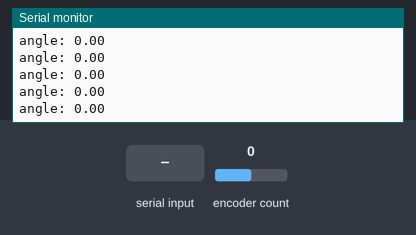
The sketch below on a simulated ATtiny85, built with avr-gcc and run on an emulated ATtiny85. Parts: the last lines printed to the serial monitor. The test bench sets the inputs (shaded band); at power-on: encoder count 0.

Above: at 1.2 s.
1.3 s: encoder count set to 1
At 1.9 s:
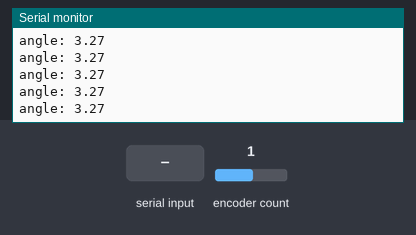
2.8 s: "5\n" received over Serial
5.8 s: encoder count set to 2
At 6.7 s:
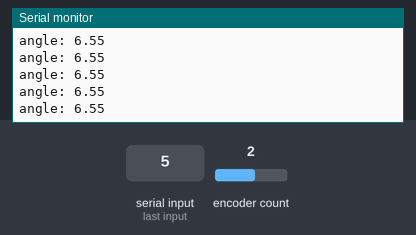
Timing chart, 0 to 6.8 s (numbered marks = the images above; inputs shaded):
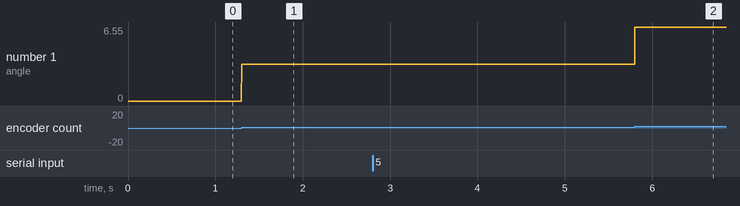

Measured:
- after the input at 1.3 s, the serial monitor: prints a new line at once (image 1)
- after the input at 5.8 s, the serial monitor: prints a new line at once (image 2)
- plotted number 1: 0 → 3.27 after the input at 1.3 s, 3.27 → 6.55 after the input at 5.8 s

The sketch:

group_14.ino
```cpp
#include <Encoder.h>
#include <PIDController.h>

//pins
#define counterClockWise 10
#define clockWise 11
#define enA 9
int encoderPin2 = 2;
int encoderPin3 = 3;

// PID constants
float kp = 1; //kp for PID control
float ki = 0.17; // ki for PID control
float kd = 0.22; // kd for PID control
float targetAngle = 0.0; // Target angle
float setpoint; // Current setpoint
double angle = 0.0; // Current angle


// Global variables
Encoder encoder(encoderPin2, encoderPin3); //reading encoder values
PIDController pidController; //  PID control

// Convert encoder ticks to degrees
float tick_to_deg(long tick) {
    return tick * 360.0 / 440.0; // normalized angle
}

void moveForward() { // move the stick counterClockWise
  digitalWrite(counterClockWise, HIGH);
  digitalWrite(clockWise, LOW);
}

void moveReverse() {// move the stick clockWise
  digitalWrite(counterClockWise, LOW);
  digitalWrite(clockWise, HIGH);
}

void getUserInput() { // Get user's input
  if (Serial.available() > 0) {
    float Input = Serial.parseFloat();
    Serial.read();
    setpoint = Input; // Assign the user input to the setpoint
    pidController.setpoint(setpoint);
  }
}

// Setup function
void setup() {
  // Initialize motor pins as output
  Serial.begin(9600);
  pinMode(enA, OUTPUT);
  pinMode(counterClockWise, OUTPUT);
  pinMode(clockWise, OUTPUT);
  pidController.begin(); // Initialize the PID controller
  pidController.limit(-180, 180); // Set the output limits of the PID controller
  pidController.tune(kp, ki, kd); // Set PID parameters
  pidController.setpoint(targetAngle); // Set the target angle for the PID controller
}

// Loop function
void loop() {

  // Read encoder and calculate current angle
  long encoderCount = encoder.read();
  angle = tick_to_deg(encoderCount);
  getUserInput();
  // Calculates control signal and the difference of angle between the current angle and the wanted angle
  double control = pidController.compute(angle);

  Serial.print("angle: ");
  Serial.println(angle);// prints the angle

  if (control > 0.0) {
    moveForward();
  } else {
    moveReverse();
  }
  analogWrite(enA, abs(control * 10.2));
}
```
